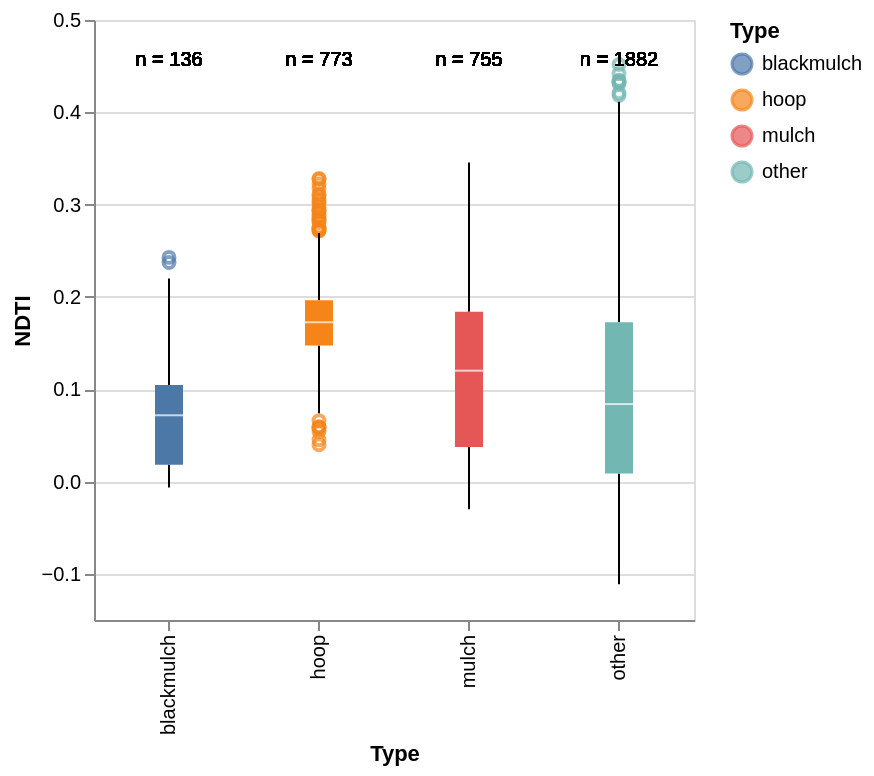
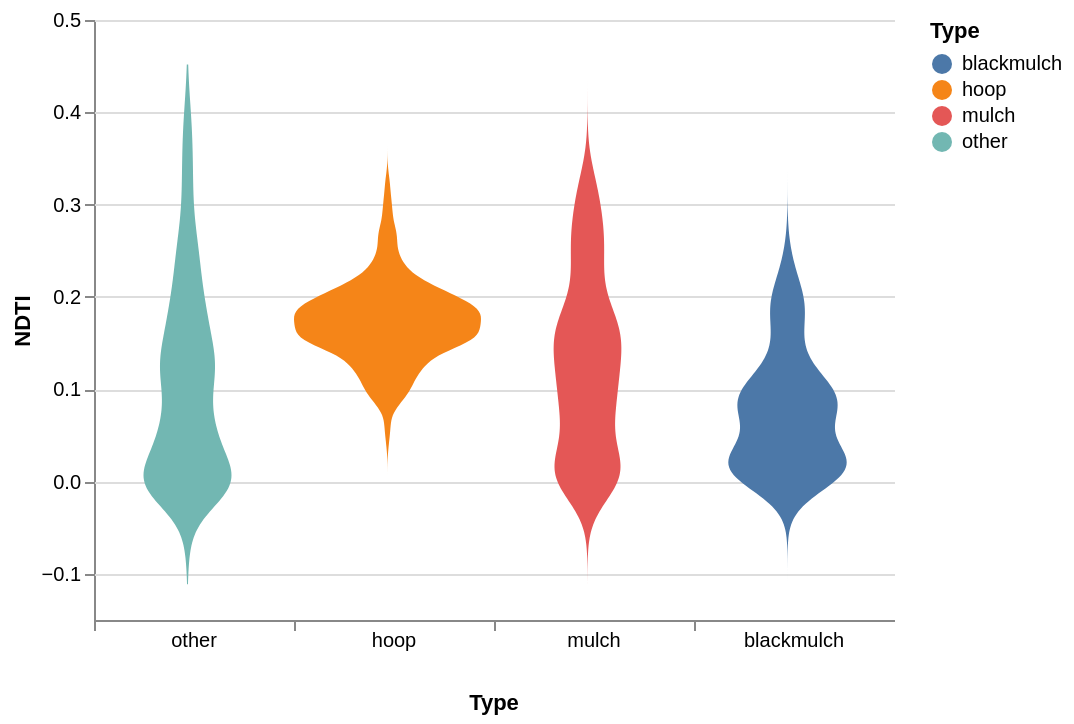

These figures' notebook cell, in order:
### Code cell
# chart2 = alt.Chart(data_df, width=100).transform_density(
#     boi,
#     as_=[boi, 'density'],
#     groupby=['Type']
# ).mark_area(orient='horizontal').encode(
#     alt.X('density:Q')
#         .stack('center')
#         .impute(None)
#         .title(None)
#         .axis(labels=False, values=[0], grid=False, ticks=True),
#     alt.Y(boi),
#     alt.Color('Type:N'),
#     alt.Column('Type:N', sort=['other', 'hoop', 'mulch', 'blackmulch'])
#         .spacing(0)
#         .header(titleOrient='bottom', labelOrient='bottom', labelPadding=0)
# ).configure_view(
#     stroke=None
# )

# # chart2
# display(chart + countlabel, chart2)

### Figure 1 — Vega-Lite specification as saved in the notebook (floating-point values rounded to 4 significant figures; data arrays with more than 128 entries replaced by an {"elided": "..."} marker saying what was removed)
{"config": {"view": {"continuousWidth": 300, "continuousHeight": 300}}, "layer": [{"mark": {"type": "boxplot"}, "encoding": {"color": {"field": "Type", "type": "nominal"}, "tooltip": {"field": "image_date", "type": "temporal"}, "x": {"field": "Type", "sort": ["other", "hoop", "mulch", "blackmulch"], "type": "nominal"}, "y": {"field": "NDTI", "scale": {"zero": false}, "type": "quantitative"}}}, {"mark": {"type": "text", "align": "center", "dy": -130, "fontSize": 10, "fontWeight": 100}, "encoding": {"text": {"field": "label", "type": "nominal"}, "x": {"field": "Type", "type": "nominal"}}, "transform": [{"joinaggregate": [{"op": "count", "field": "Type", "as": "n_count"}], "groupby": ["Type"]}, {"calculate": "'n = ' + datum.n_count", "as": "label"}]}], "data": {"name": "data-a8b4961772ac2ad2553e0432df32d7b5"}, "width": 300, "$schema": "https://vega.github.io/schema/vega-lite/v5.20.1.json", "datasets": {"data-a8b4961772ac2ad2553e0432df32d7b5": {"elided": "3546 records"}}}

### Figure 2 — Vega-Lite specification as saved in the notebook (floating-point values rounded to 4 significant figures; data arrays with more than 128 entries replaced by an {"elided": "..."} marker saying what was removed)
{"config": {"view": {"continuousWidth": 300, "continuousHeight": 300, "stroke": null}}, "data": {"name": "data-a8b4961772ac2ad2553e0432df32d7b5"}, "mark": {"type": "area", "orient": "horizontal"}, "encoding": {"color": {"field": "Type", "type": "nominal"}, "column": {"field": "Type", "header": {"titleOrient": "bottom", "labelOrient": "bottom", "labelPadding": 0}, "sort": ["other", "hoop", "mulch", "blackmulch"], "spacing": 0, "type": "nominal"}, "x": {"axis": {"labels": false, "values": [0], "grid": false, "ticks": true}, "field": "density", "impute": null, "stack": "center", "title": null, "type": "quantitative"}, "y": {"field": "NDTI", "type": "quantitative"}}, "transform": [{"density": "NDTI", "groupby": ["Type"], "as": ["NDTI", "density"]}], "width": 100, "$schema": "https://vega.github.io/schema/vega-lite/v5.20.1.json", "datasets": {"data-a8b4961772ac2ad2553e0432df32d7b5": {"elided": "3546 records"}}}
